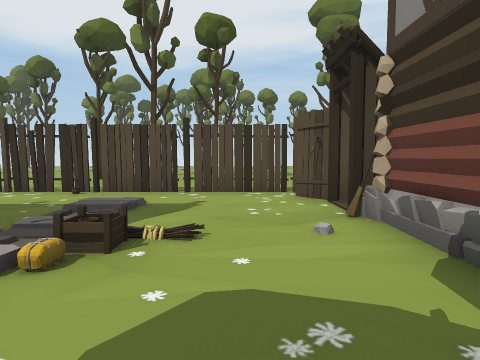
[1] (above)

17 first-person views from a walk through a scene from a Unity 3-D project. The camera is 1.4 m above the floor, tilts 4° down and sees 75° across. Doors are open. The floor is counted in squares, 2 m on a side. Each view is taken from the middle of a square. On the plan, view 1 faces up. The plan holds only what a view shows up to about 10 squares ahead; the rest is blank. The place goes on beyond the plan.

[2]
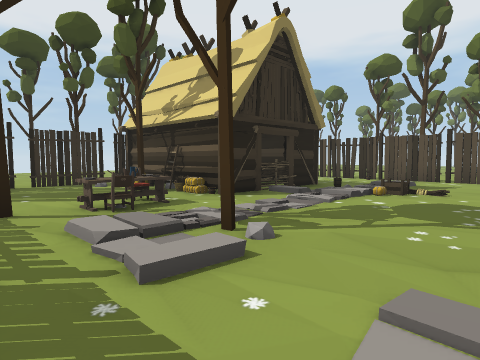

[3]
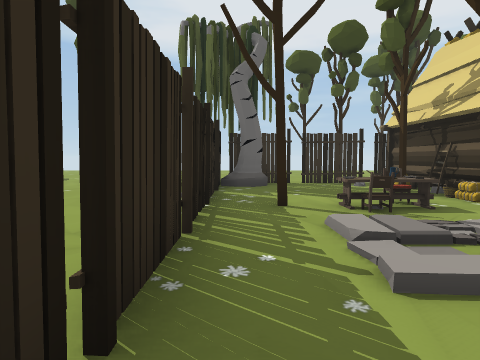

[4]
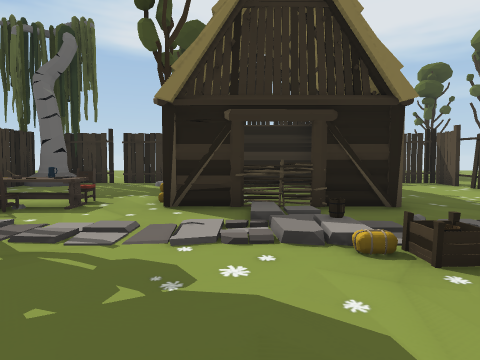

[5]
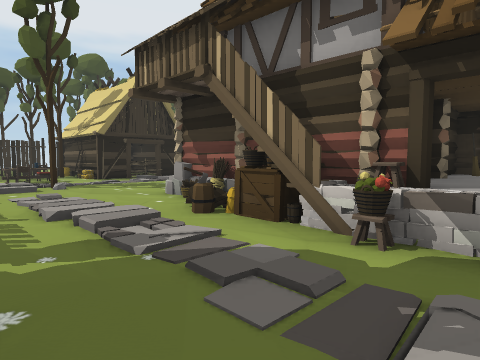

[6]
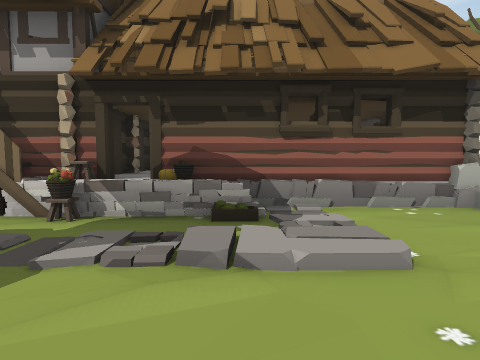

[7]
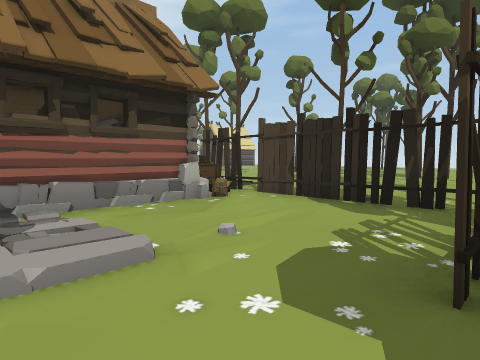

[8]
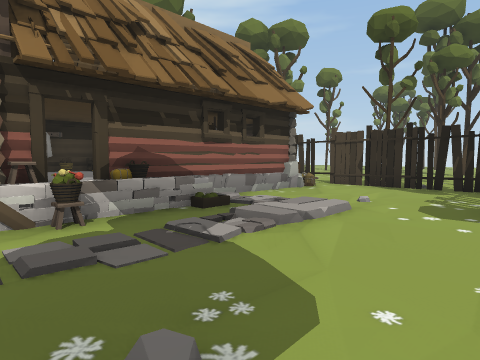

[9]
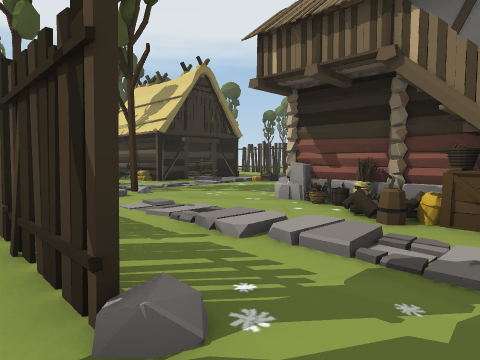

[10]
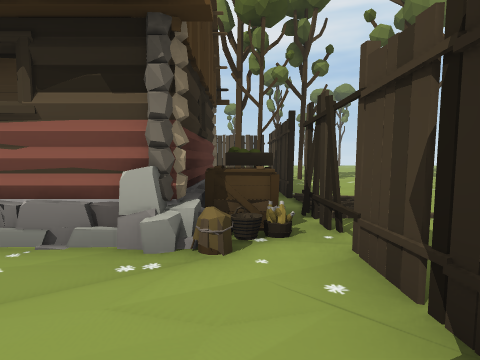

[11]
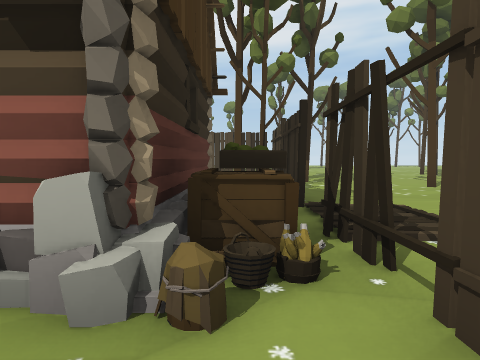

[12]
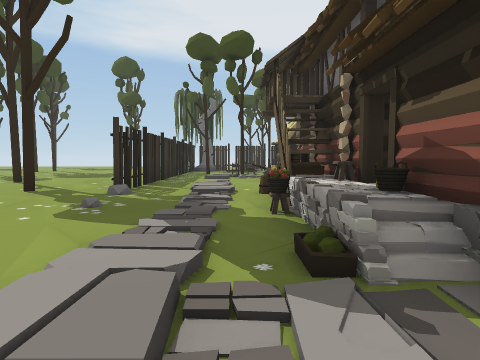

[13]
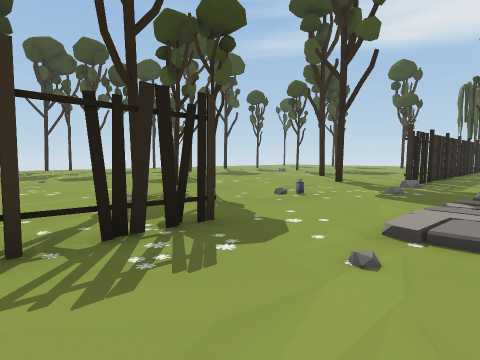

[14]
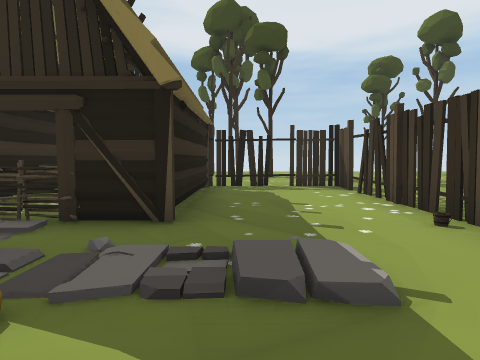

[15]
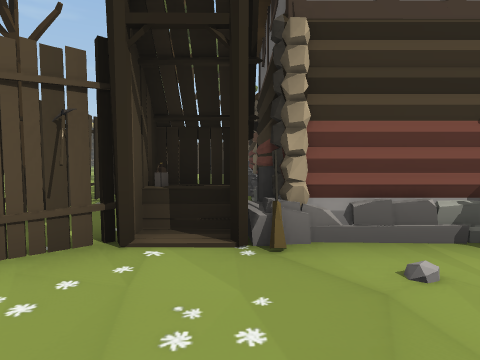

[16]
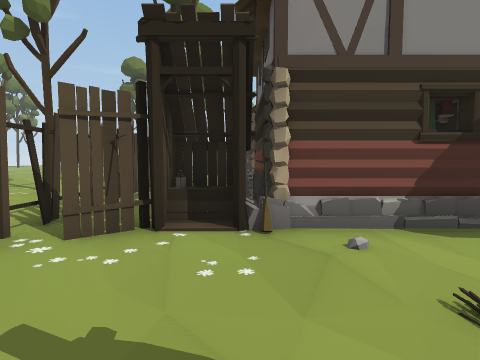

[17]
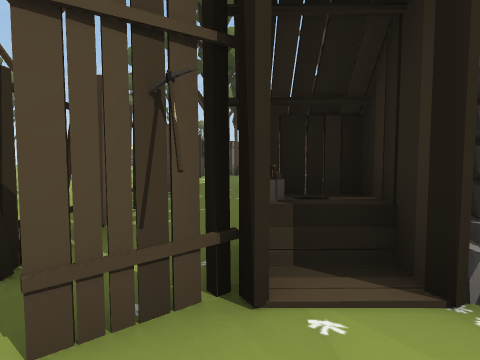

### Floor plan
Key: @ floor where view 1 was taken; # wall or solid block; x gap in a wall; . floor; / step, stairs or slope; D open door; = window, fence, low wall or low ledge; ^ raised ledge; T tree; H thing the floor can be seen under or through; B building; C crate; L ladder; A basket; S stool; U stump; O other object.
Columns run from 10 left of view 1 to 19 right of it. Each row starts with its distance up from view 1.
 10          T      ..
  9   ..... ....  ....
  8  ...... .... ..T.          ..
  7  ................       T....
  6  .##xHHx##HHHx###T x xT ...T
  5 ..x...../..OB.......  T#....
  4 ..#...../..OB...###  # x...O
  3  ..BBBBB.=..  ##OOO OO #...
  2    B..B./C..#   D^   # //.
  1    B..B/....    D^    O#/.
  0   #B LO...@. #     O#OC#.
 -1 T # TAO....AOOOOAO^...O#.T
 -2 ..x..SO ST...UC.SO/....#.....T
 -3  .#...T.//...=....///..#......
 -4   #T...................x..
 -5   #############..O..###

Where each view was taken, in squares from view 1:
view 1: 0 up, 0 right, facing up
view 2: 4 down, 1 right, facing up-left
view 3: 4 down, 1 right, facing left
view 4: 1 up, 1 right, facing left
view 5: 4 down, 7 right, facing up-left
view 6: 5 down, 8 right, facing up
view 7: 5 down, 8 right, facing up-right
view 8: 5 down, 5 right, facing up-right
view 9: 5 down, 5 right, facing up-left
view 10: 3 down, 12 right, facing up
view 11: 2 down, 12 right, facing up
view 12: 2 down, 10 right, facing left
view 13: 2 down, 12 right, facing down-left
view 14: 4 up, 0 right, facing left
view 15: 4 up, 1 left, facing right
view 16: 4 up, 2 left, facing right
view 17: 5 up, 0 right, facing right
